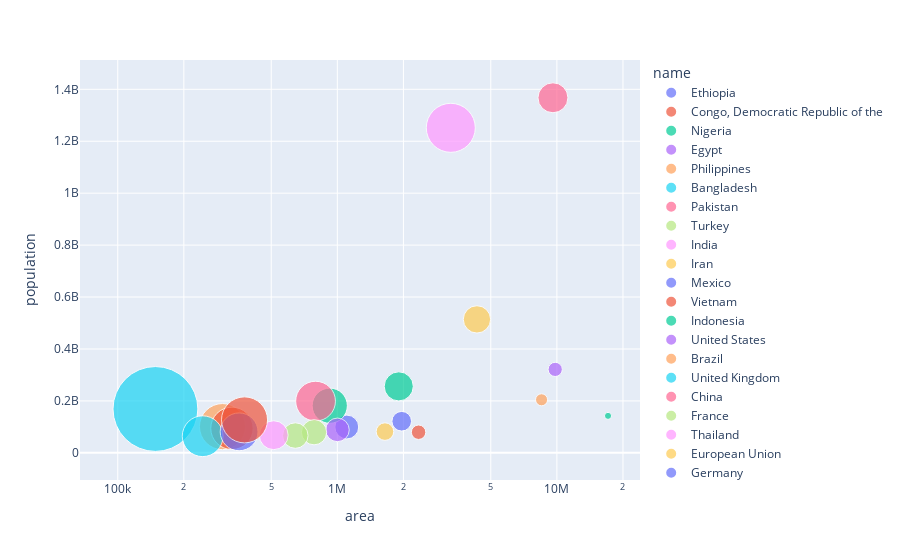

Source (notebook cell):
### Code cell
import plotly.express as px
#df = px.data.gapminder()

fig = px.scatter(df, x="area", y="population",
         size="pop_dens", color="name",
                 hover_name="name", log_x=True, size_max=60)
fig.show()

### Figure 1 — Plotly figure (JSON) as saved in the notebook; plotly's stock layout.template omitted (floating-point values rounded to 4 significant figures)
{"data": [{"hovertemplate": "<b>%{hovertext}</b><br><br>name=Ethiopia<br>area=%{x}<br>population=%{y}<br>pop_dens=%{marker.size}<extra></extra>", "hovertext": ["Ethiopia"], "legendgroup": "Ethiopia", "marker": {"color": "#636efa", "size": [90], "sizemode": "area", "sizeref": 0.3161, "symbol": "circle"}, "mode": "markers", "name": "Ethiopia", "orientation": "v", "showlegend": true, "type": "scatter", "x": [1104300], "xaxis": "x", "y": [99465819], "yaxis": "y"}, {"hovertemplate": "<b>%{hovertext}</b><br><br>name=Congo, Democratic Republic of the<br>area=%{x}<br>population=%{y}<br>pop_dens=%{marker.size}<extra></extra>", "hovertext": ["Congo, Democratic Republic of the"], "legendgroup": "Congo, Democratic Republic of the", "marker": {"color": "#EF553B", "size": [33], "sizemode": "area", "sizeref": 0.3161, "symbol": "circle"}, "mode": "markers", "name": "Congo, Democratic Republic of the", "orientation": "v", "showlegend": true, "type": "scatter", "x": [2344858], "xaxis": "x", "y": [79375136], "yaxis": "y"}, {"hovertemplate": "<b>%{hovertext}</b><br><br>name=Nigeria<br>area=%{x}<br>population=%{y}<br>pop_dens=%{marker.size}<extra></extra>", "hovertext": ["Nigeria"], "legendgroup": "Nigeria", "marker": {"color": "#00cc96", "size": [196], "sizemode": "area", "sizeref": 0.3161, "symbol": "circle"}, "mode": "markers", "name": "Nigeria", "orientation": "v", "showlegend": true, "type": "scatter", "x": [923768], "xaxis": "x", "y": [181562056], "yaxis": "y"}, {"hovertemplate": "<b>%{hovertext}</b><br><br>name=Egypt<br>area=%{x}<br>population=%{y}<br>pop_dens=%{marker.size}<extra></extra>", "hovertext": ["Egypt"], "legendgroup": "Egypt", "marker": {"color": "#ab63fa", "size": [88], "sizemode": "area", "sizeref": 0.3161, "symbol": "circle"}, "mode": "markers", "name": "Egypt", "orientation": "v", "showlegend": true, "type": "scatter", "x": [1001450], "xaxis": "x", "y": [88487396], "yaxis": "y"}, {"hovertemplate": "<b>%{hovertext}</b><br><br>name=Philippines<br>area=%{x}<br>population=%{y}<br>pop_dens=%{marker.size}<extra></extra>", "hovertext": ["Philippines"], "legendgroup": "Philippines", "marker": {"color": "#FFA15A", "size": [336], "sizemode": "area", "sizeref": 0.3161, "symbol": "circle"}, "mode": "markers", "name": "Philippines", "orientation": "v", "showlegend": true, "type": "scatter", "x": [300000], "xaxis": "x", "y": [100998376], "yaxis": "y"}, {"hovertemplate": "<b>%{hovertext}</b><br><br>name=Bangladesh<br>area=%{x}<br>population=%{y}<br>pop_dens=%{marker.size}<extra></extra>", "hovertext": ["Bangladesh"], "legendgroup": "Bangladesh", "marker": {"color": "#19d3f3", "size": [1138], "sizemode": "area", "sizeref": 0.3161, "symbol": "circle"}, "mode": "markers", "name": "Bangladesh", "orientation": "v", "showlegend": true, "type": "scatter", "x": [148460], "xaxis": "x", "y": [168957745], "yaxis": "y"}, {"hovertemplate": "<b>%{hovertext}</b><br><br>name=Pakistan<br>area=%{x}<br>population=%{y}<br>pop_dens=%{marker.size}<extra></extra>", "hovertext": ["Pakistan"], "legendgroup": "Pakistan", "marker": {"color": "#FF6692", "size": [250], "sizemode": "area", "sizeref": 0.3161, "symbol": "circle"}, "mode": "markers", "name": "Pakistan", "orientation": "v", "showlegend": true, "type": "scatter", "x": [796095], "xaxis": "x", "y": [199085847], "yaxis": "y"}, {"hovertemplate": "<b>%{hovertext}</b><br><br>name=Turkey<br>area=%{x}<br>population=%{y}<br>pop_dens=%{marker.size}<extra></extra>", "hovertext": ["Turkey"], "legendgroup": "Turkey", "marker": {"color": "#B6E880", "size": [101], "sizemode": "area", "sizeref": 0.3161, "symbol": "circle"}, "mode": "markers", "name": "Turkey", "orientation": "v", "showlegend": true, "type": "scatter", "x": [783562], "xaxis": "x", "y": [79414269], "yaxis": "y"}, {"hovertemplate": "<b>%{hovertext}</b><br><br>name=India<br>area=%{x}<br>population=%{y}<br>pop_dens=%{marker.size}<extra></extra>", "hovertext": ["India"], "legendgroup": "India", "marker": {"color": "#FF97FF", "size": [380], "sizemode": "area", "sizeref": 0.3161, "symbol": "circle"}, "mode": "markers", "name": "India", "orientation": "v", "showlegend": true, "type": "scatter", "x": [3287263], "xaxis": "x", "y": [1251695584], "yaxis": "y"}, {"hovertemplate": "<b>%{hovertext}</b><br><br>name=Iran<br>area=%{x}<br>population=%{y}<br>pop_dens=%{marker.size}<extra></extra>", "hovertext": ["Iran"], "legendgroup": "Iran", "marker": {"color": "#FECB52", "size": [49], "sizemode": "area", "sizeref": 0.3161, "symbol": "circle"}, "mode": "markers", "name": "Iran", "orientation": "v", "showlegend": true, "type": "scatter", "x": [1648195], "xaxis": "x", "y": [81824270], "yaxis": "y"}, {"hovertemplate": "<b>%{hovertext}</b><br><br>name=Mexico<br>area=%{x}<br>population=%{y}<br>pop_dens=%{marker.size}<extra></extra>", "hovertext": ["Mexico"], "legendgroup": "Mexico", "marker": {"color": "#636efa", "size": [61], "sizemode": "area", "sizeref": 0.3161, "symbol": "circle"}, "mode": "markers", "name": "Mexico", "orientation": "v", "showlegend": true, "type": "scatter", "x": [1964375], "xaxis": "x", "y": [121736809], "yaxis": "y"}, {"hovertemplate": "<b>%{hovertext}</b><br><br>name=Vietnam<br>area=%{x}<br>population=%{y}<br>pop_dens=%{marker.size}<extra></extra>", "hovertext": ["Vietnam"], "legendgroup": "Vietnam", "marker": {"color": "#EF553B", "size": [284], "sizemode": "area", "sizeref": 0.3161, "symbol": "circle"}, "mode": "markers", "name": "Vietnam", "orientation": "v", "showlegend": true, "type": "scatter", "x": [331210], "xaxis": "x", "y": [94348835], "yaxis": "y"}, {"hovertemplate": "<b>%{hovertext}</b><br><br>name=Indonesia<br>area=%{x}<br>population=%{y}<br>pop_dens=%{marker.size}<extra></extra>", "hovertext": ["Indonesia"], "legendgroup": "Indonesia", "marker": {"color": "#00cc96", "size": [134], "sizemode": "area", "sizeref": 0.3161, "symbol": "circle"}, "mode": "markers", "name": "Indonesia", "orientation": "v", "showlegend": true, "type": "scatter", "x": [1904569], "xaxis": "x", "y": [255993674], "yaxis": "y"}, {"hovertemplate": "<b>%{hovertext}</b><br><br>name=United States<br>area=%{x}<br>population=%{y}<br>pop_dens=%{marker.size}<extra></extra>", "hovertext": ["United States"], "legendgroup": "United States", "marker": {"color": "#ab63fa", "size": [32], "sizemode": "area", "sizeref": 0.3161, "symbol": "circle"}, "mode": "markers", "name": "United States", "orientation": "v", "showlegend": true, "type": "scatter", "x": [9826675], "xaxis": "x", "y": [321368864], "yaxis": "y"}, {"hovertemplate": "<b>%{hovertext}</b><br><br>name=Brazil<br>area=%{x}<br>population=%{y}<br>pop_dens=%{marker.size}<extra></extra>", "hovertext": ["Brazil"], "legendgroup": "Brazil", "marker": {"color": "#FFA15A", "size": [23], "sizemode": "area", "sizeref": 0.3161, "symbol": "circle"}, "mode": "markers", "name": "Brazil", "orientation": "v", "showlegend": true, "type": "scatter", "x": [8515770], "xaxis": "x", "y": [204259812], "yaxis": "y"}, {"hovertemplate": "<b>%{hovertext}</b><br><br>name=United Kingdom<br>area=%{x}<br>population=%{y}<br>pop_dens=%{marker.size}<extra></extra>", "hovertext": ["United Kingdom"], "legendgroup": "United Kingdom", "marker": {"color": "#19d3f3", "size": [263], "sizemode": "area", "sizeref": 0.3161, "symbol": "circle"}, "mode": "markers", "name": "United Kingdom", "orientation": "v", "showlegend": true, "type": "scatter", "x": [243610], "xaxis": "x", "y": [64088222], "yaxis": "y"}, {"hovertemplate": "<b>%{hovertext}</b><br><br>name=China<br>area=%{x}<br>population=%{y}<br>pop_dens=%{marker.size}<extra></extra>", "hovertext": ["China"], "legendgroup": "China", "marker": {"color": "#FF6692", "size": [142], "sizemode": "area", "sizeref": 0.3161, "symbol": "circle"}, "mode": "markers", "name": "China", "orientation": "v", "showlegend": true, "type": "scatter", "x": [9596960], "xaxis": "x", "y": [1367485388], "yaxis": "y"}, {"hovertemplate": "<b>%{hovertext}</b><br><br>name=France<br>area=%{x}<br>population=%{y}<br>pop_dens=%{marker.size}<extra></extra>", "hovertext": ["France"], "legendgroup": "France", "marker": {"color": "#B6E880", "size": [103], "sizemode": "area", "sizeref": 0.3161, "symbol": "circle"}, "mode": "markers", "name": "France", "orientation": "v", "showlegend": true, "type": "scatter", "x": [643801], "xaxis": "x", "y": [66553766], "yaxis": "y"}, {"hovertemplate": "<b>%{hovertext}</b><br><br>name=Thailand<br>area=%{x}<br>population=%{y}<br>pop_dens=%{marker.size}<extra></extra>", "hovertext": ["Thailand"], "legendgroup": "Thailand", "marker": {"color": "#FF97FF", "size": [132], "sizemode": "area", "sizeref": 0.3161, "symbol": "circle"}, "mode": "markers", "name": "Thailand", "orientation": "v", "showlegend": true, "type": "scatter", "x": [513120], "xaxis": "x", "y": [67976405], "yaxis": "y"}, {"hovertemplate": "<b>%{hovertext}</b><br><br>name=European Union<br>area=%{x}<br>population=%{y}<br>pop_dens=%{marker.size}<extra></extra>", "hovertext": ["European Union"], "legendgroup": "European Union", "marker": {"color": "#FECB52", "size": [118], "sizemode": "area", "sizeref": 0.3161, "symbol": "circle"}, "mode": "markers", "name": "European Union", "orientation": "v", "showlegend": true, "type": "scatter", "x": [4324782], "xaxis": "x", "y": [513949445], "yaxis": "y"}, {"hovertemplate": "<b>%{hovertext}</b><br><br>name=Germany<br>area=%{x}<br>population=%{y}<br>pop_dens=%{marker.size}<extra></extra>", "hovertext": ["Germany"], "legendgroup": "Germany", "marker": {"color": "#636efa", "size": [226], "sizemode": "area", "sizeref": 0.3161, "symbol": "circle"}, "mode": "markers", "name": "Germany", "orientation": "v", "showlegend": true, "type": "scatter", "x": [357022], "xaxis": "x", "y": [80854408], "yaxis": "y"}, {"hovertemplate": "<b>%{hovertext}</b><br><br>name=Japan<br>area=%{x}<br>population=%{y}<br>pop_dens=%{marker.size}<extra></extra>", "hovertext": ["Japan"], "legendgroup": "Japan", "marker": {"color": "#EF553B", "size": [335], "sizemode": "area", "sizeref": 0.3161, "symbol": "circle"}, "mode": "markers", "name": "Japan", "orientation": "v", "showlegend": true, "type": "scatter", "x": [377915], "xaxis": "x", "y": [126919659], "yaxis": "y"}, {"hovertemplate": "<b>%{hovertext}</b><br><br>name=Russia<br>area=%{x}<br>population=%{y}<br>pop_dens=%{marker.size}<extra></extra>", "hovertext": ["Russia"], "legendgroup": "Russia", "marker": {"color": "#00cc96", "size": [8], "sizemode": "area", "sizeref": 0.3161, "symbol": "circle"}, "mode": "markers", "name": "Russia", "orientation": "v", "showlegend": true, "type": "scatter", "x": [17098242], "xaxis": "x", "y": [142423773], "yaxis": "y"}], "layout": {"legend": {"itemsizing": "constant", "title": {"text": "name"}, "tracegroupgap": 0}, "margin": {"t": 60}, "xaxis": {"anchor": "y", "domain": [0, 1], "title": {"text": "area"}, "type": "log"}, "yaxis": {"anchor": "x", "domain": [0, 1], "title": {"text": "population"}}}}
